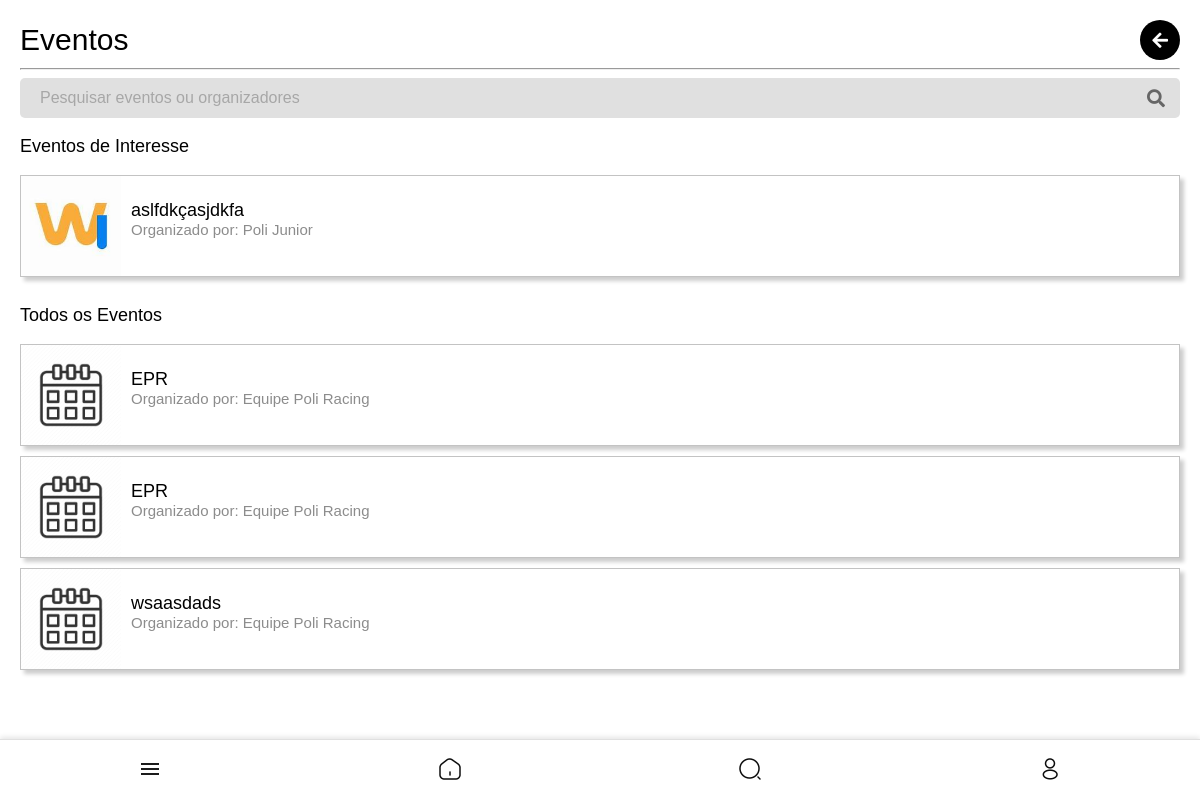
/eventos/ (signed in), run on the app's committed database.
### core/models.py (models this page shows, shortened)
class Evento(models.Model):
    nome = models.CharField(max_length=255)
    descricao = models.TextField()
    data_inicio = models.DateTimeField()
    data_fim = models.DateTimeField()
    local = models.CharField(max_length=255, null=True, blank=True)  # Descrição textual do local
    latitude = models.FloatField(null=True, blank=True)  # Coordenada latitude
    longitude = models.FloatField(null=True, blank=True)  # Coordenada longitude
    criado_por = models.ForeignKey(
        settings.AUTH_USER_MODEL,
        on_delete=models.CASCADE,
        limit_choices_to={'user_type': 'entidade'}
    )
    imagem = models.ImageField(upload_to='eventos/', null=True, blank=True)

class CustomUser(AbstractUser):
    USER_TYPE_CHOICES = (
        ('aluno', 'Aluno'),
        ('representante', 'Representante de Classe'),
        ('professor', 'Professor'),
        ('entidade', 'Entidade'),
    )
    user_type = models.CharField(max_length=20, choices=USER_TYPE_CHOICES, default='aluno')
    curso = models.CharField(max_length=100, blank=True, null=True)
    semestre = models.CharField(max_length=3, blank=True, null=True)
    departamento = models.CharField(max_length=100, blank=True, null=True)
    foto = models.ImageField(upload_to='user_photos/', blank=True, null=True, default='defaultphoto.jpg')
    email = models.EmailField(unique=True, validators=[CustomEmailValidator()])
    eventos_interesse = models.ManyToManyField('Evento', blank=True, related_name='interessados')
    is_public_profile = models.BooleanField(default=True)
    class Meta:
        verbose_name = 'Usuário'
        verbose_name_plural = 'Usuários'

### core/views.py (the view, shortened to what this page needs)
# urls.py: path('eventos/', views.lista_eventos, name='lista_eventos'),
@login_required
def lista_eventos(request):
    query = request.GET.get('q', '').strip()  # Garante que query seja uma string vazia se não houver valor
    eventos_interesse = Evento.objects.none()
    todos_eventos = Evento.objects.all()
    if request.user.is_authenticated:
        eventos_interesse = request.user.eventos_interesse.all()
        todos_eventos = todos_eventos.exclude(id__in=eventos_interesse.values_list('id', flat=True))
    context = {
        'todos_eventos': todos_eventos,
        'eventos_interesse': eventos_interesse,
        'query': query,  # Passa a consulta de pesquisa de volta ao contexto
    }
    return render(request, 'core/lista_eventos.html', context)

### templates/core/lista_eventos.html (shortened to what this page needs)
{% extends 'core/base.html' %}
{% block content %}
{% load static %}
<div class="disciplinas-add-container">
    <div class="header-container">
        <h1>Eventos</h1>
        <div class="actions">
            <button class="icon-btn" onclick="history.back();">
                <i class="fa fa-arrow-left"></i>
            </button>
        </div>
    </div>
    <hr>
    <form method="get" action="{% url 'lista_eventos' %}" class="search-form">
        <div class="search-input-group">
            <input type="text" name="q" value="{{ query }}" placeholder="Pesquisar eventos ou organizadores" id="search">
            <button type="submit" class="search-btn">
                <i class="fa fa-search"></i>
            </button>
        </div>
    </form>
    {% if eventos_interesse %}
    <h3>Eventos de Interesse</h3>
    <ul class="disciplinas-add-list">
        {% for evento in eventos_interesse %}
        <li class="disciplina-add-item" style="padding: 0;">
            <div style="display: flex; align-items: center;">
                {% if evento.imagem %}
                <img src="{{ evento.imagem.url }}" alt="{{ evento.nome }}" style="width: 20vw; height: auto; max-width: 100px; margin-right: min(10px,1vw);" class="img-thumbnail">
                {% else %}
                <img src="{% static 'event.webp' %}" alt="Imagem padrão do evento" style="width: 20vw; height: auto; max-width: 100px; margin-right: min(10px,1vw);" class="img-thumbnail">
                {% endif %}
                <div>
                    <a href="{% url 'detalhe_evento' evento.id %}" class="disciplina-nome" style="color: black; font-size: min(18px,4vw); font-weight: 200;">{{ evento.nome }}</a>
                    <p class="disciplina-codigo" style="font-size: min(15px,3vw); color: #8c8c8c; margin-top: 0;">Organizado por: {{ evento.criado_por.get_full_name }}</p>
                </div>
            </div>
        </li>
        {% endfor %}
    </ul>
    {% endif %}
    <h3>Todos os Eventos</h3>
    <ul class="disciplinas-add-list">
        {% for evento in todos_eventos %}
        <li class="disciplina-add-item" style="padding: 0;">
            <div style="display: flex; align-items: center;">
                {% if evento.imagem %}
                <img src="{{ evento.imagem.url }}" alt="{{ evento.nome }}" style="width: 20vw; height: auto; max-width: 100px; margin-right: min(10px,1vw);" class="img-thumbnail">
                {% else %}
                <img src="{% static 'event.webp' %}" alt="Imagem padrão do evento" style="width: 20vw; height: auto; max-width: 100px; margin-right: min(10px,1vw);" class="img-thumbnail">
                {% endif %}
                <div>
                    <a href="{% url 'detalhe_evento' evento.id %}" class="disciplina-nome" style="color: black; font-size: min(18px,4vw); font-weight: 200;">{{ evento.nome }}</a>
                    <p class="disciplina-codigo" style="font-size: min(15px,3vw); color: #8c8c8c; margin-top: 0;">Organizado por: {{ evento.criado_por.get_full_name }}</p>
                </div>
            </div>
        </li>
        {% empty %}
        <li class="empty-result" style="font-size: min(15px,4vw); color: #8c8c8c;">Nenhum evento disponível no momento.</li>
        {% endfor %}
    </ul>
</div>
{% endblock %}

### static/style.css (style rules this page uses)
@media (min-width: 769px) { body { font-family: Arial, sans-serif; background-color: rgb(234, 234, 234); display: flex; flex-direction: column; align-items: center; justify-content: flex-start; min-height: 100vh; margin: 0; padding-bottom: 5vw; } }
@media (min-width: 769px) { input { font-size: 2vw; padding: 2vw; height: 2vw; border: 1px solid #000000; border-radius: 1vw; } }
@media (min-width: 769px) { input::placeholder { font-size: 2vw; color: #888; } }
@media (min-width: 769px) { a { text-decoration: none; color: #000000; } }
@media (min-width: 769px) { .header-container { display: flex; flex-direction: row; justify-content: space-between; align-items: center; } }
@media (min-width: 769px) { .actions { display: flex; flex-direction: row; gap: min(10px, 2vw); justify-content: center; align-items: center; } }
@media (min-width: 769px) { .actions .icon-btn { display: flex; flex-direction: row; justify-content: center; background-color: #000; color: #fff; border: none; border-radius: 50%; width: min(40px, 8vw); height: min(40px, 8vw); font-size: min(18px, 4vw); cursor: pointer; text-decoration: none; } }
@media (min-width: 769px) { .disciplinas-add-container { padding: min(6vw, 20px); font-family: Arial, sans-serif; padding-bottom: min(20vw,80px); width: 100vw; box-sizing: border-box; } }
@media (min-width: 769px) { .disciplinas-add-container h3 { font-weight: normal; font-size: min(18px,5vw); } }
@media (min-width: 769px) { .disciplinas-add-container h1 { font-size: min(30px,6vw); margin-bottom: 0; margin-top: 0; font-weight:normal; text-align: left; } }
@media (min-width: 769px) { .search-form { width: 100%; margin-bottom: min(20px,4vw); display: flex; justify-content: center; height: min(10vw,40px); padding: 0; margin: 0 auto; } }
@media (min-width: 769px) { .search-input-group input::placeholder { font-size: min(16px, 4vw); color: #999; opacity: 0.8; } }
@media (min-width: 769px) { .search-input-group { display: flex; align-items: center; background-color: #e0e0e0; border-radius: min(5px,1.5vw); padding: 5px 10px; width: 100%; } }
@media (min-width: 769px) { .search-input-group input { border: none; background-color: transparent; flex: 1; font-size: min(16px,4vw); padding: min(10px,3vw); outline: none; color: #333; } }
@media (min-width: 769px) { .search-input-group input::placeholder { color: #999; } }
@media (min-width: 769px) { .search-input-group button { background: none; border: none; font-size: min(18px,4vw); color: #666; cursor: pointer; padding: min(5px,1vw); display: flex; align-items: center; justify-content: center; outline: none; } }
@media (min-width: 769px) { .disciplinas-add-list { list-style: none; padding: 0; margin: 0; display: flex; flex-direction: column; } }
@media (min-width: 769px) { .disciplina-add-item { display: flex; flex-direction: column; background-color: #fff; border: 1px solid #c3c3c3; margin-bottom: min(10px,6vw); padding: min(15px,6vw); padding-right: 0; box-shadow: min(4px,2vw) min(4px,2vw) min(4px,2vw) rgba(0, 0, 0, 0.2); text-align: left; width: 100%; box-sizing: border-box; position: relative; overflow: hidden; } }
@media (min-width: 769px) { .disciplinas-add-list { display: flex; justify-content: center; align-items: center; margin-bottom: min(10px); } }
@media (min-width: 769px) { .icon-btn { background: none; border: none; font-size: min(18px, 4vw); color: #000000; cursor: pointer; text-decoration: none; display: flex; align-items: center; justify-content: center; } }
@media (min-width: 769px) { .topico-info p,a { font-size: min(12px); color: grey; } }

### templates/core/lista_eventos.html (style rules this page uses)
body { background-color: white; margin: 0; padding: 0; box-sizing: border-box; overflow-x: hidden; }
html, body { width: 100%; }

### data on the page
Evento: imagem (picture), nome "aslfdkçasjdkfa", criado_por.get_full_name "Poli Junior"
Evento: nome "EPR", criado_por.get_full_name "Equipe Poli Racing"
Evento: nome "EPR", criado_por.get_full_name "Equipe Poli Racing"
Evento: nome "wsaasdads", criado_por.get_full_name "Equipe Poli Racing"
